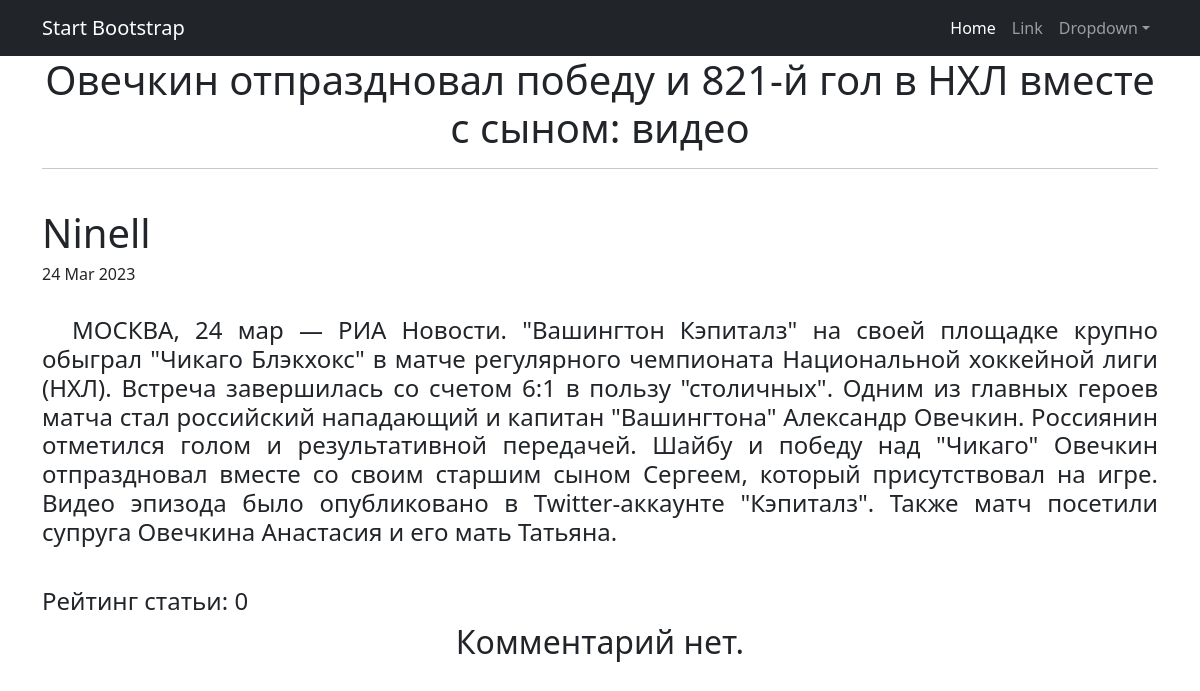
/posts/7, run on the app's committed database.
### news/models.py (models this page shows, shortened)
class Post(models.Model):
    author = models.ForeignKey(Author, on_delete=models.CASCADE)
    NEWS = 'NW'
    ARTICLE = 'AR'
    CATEGORY_CHOICES = (
        (NEWS, 'Новость'),
        (ARTICLE, 'Статья'),
    )
    categoryType = models.CharField(max_length=2, choices=CATEGORY_CHOICES, default=ARTICLE)
    dateCreation = models.DateTimeField(auto_now=True)
    postCategory = models.ManyToManyField(Category, through='PostCategory')
    title = models.CharField(max_length=128)
    text = models.TextField()
    rating = models.SmallIntegerField(default=0)
    related_name = 'posts',

class Author(models.Model):
    authorUser = models.OneToOneField(User, on_delete=models.CASCADE)
    ratingAuthor = models.SmallIntegerField(default=0)

### news/views.py (the view)
# urls.py: path('<int:pk>', PostDetail.as_view(), name = 'post_detail'),
class PostDetail(DetailView):
    model = Post
    template_name = 'product.html'
    context_object_name = 'post'

### news/templatetags/custom_filters.py (called while the page is built)
@register.filter()
def censor(text):
    bad_words = ('заявили', 'безопасности', 'США', 'конфликт', 'берегу', 'военнослужащими', 'Федеральным', 'Украине' )
    for word in text.split():
        if word.lower() in bad_words:
            text = text.replace(word, f"{word[0]}{'*' * (len(word) - 1)}")
    return text

### templates/product.html (shortened to what this page needs)
{% extends 'flatpages/default.html' %}
{% load custom_filters %}
{% block content %}
    <h1>{{post.title|censor}}</h1>
    <hr>
    <br>
        <div align="left"><h1>{{ post.author.authorUser }}</h1><h6>{{post.dateCreation|date:'d M Y' }}</h6></div>
    <br>
        <div align="justify"><h4><p style="text-indent: 30px;" >{{post.text|censor}}</p></h4></div>
    <br>
        <div align="left"><h4>Рейтинг статьи: {{post.rating}}</h4></div>
    {% if comments %}
       <table>
           <tr>
               <td>Комментарии</td>
           </tr>
           {% for comment in comments %}
           <tr>
               <td>{{post.comment}}</td>
           </tr>
           {% endfor %}
       </table>
   {% else %}
       <h2>Комментарий нет.</h2>
       {% endif %}
{% endblock content %}

### data on the page
Post: title|censor "Овечкин отпраздновал победу и 821-й гол в НХЛ вместе с сыном: видео", author.authorUser "Ninell", dateCreation "24 Mar 2023", text|censor "МОСКВА, 24 мар — РИА Новости. \"Вашингтон Кэпиталз\" на своей площадке крупно обыграл \"Чикаго Блэкхокс\" в матче регулярного чемпионата Национальной хоккейной лиги (НХЛ). Встреча завершилась со счетом 6:1 в пользу \"столичных\". Одним из главных героев матча стал российский нападающий и капитан \"Вашингтона\" Александр Овечкин. Россиянин отметился голом и результативной передачей. Шайбу и победу над \"Чикаго\" Овечкин отпраздновал вместе со своим старшим сыном Сергеем, который присутствовал на игре. Видео эпизода было опубликовано в Twitter-аккаунте \"Кэпиталз\". Также матч посетили супруга Овечкина Анастасия и его мать Татьяна.", rating "0"
